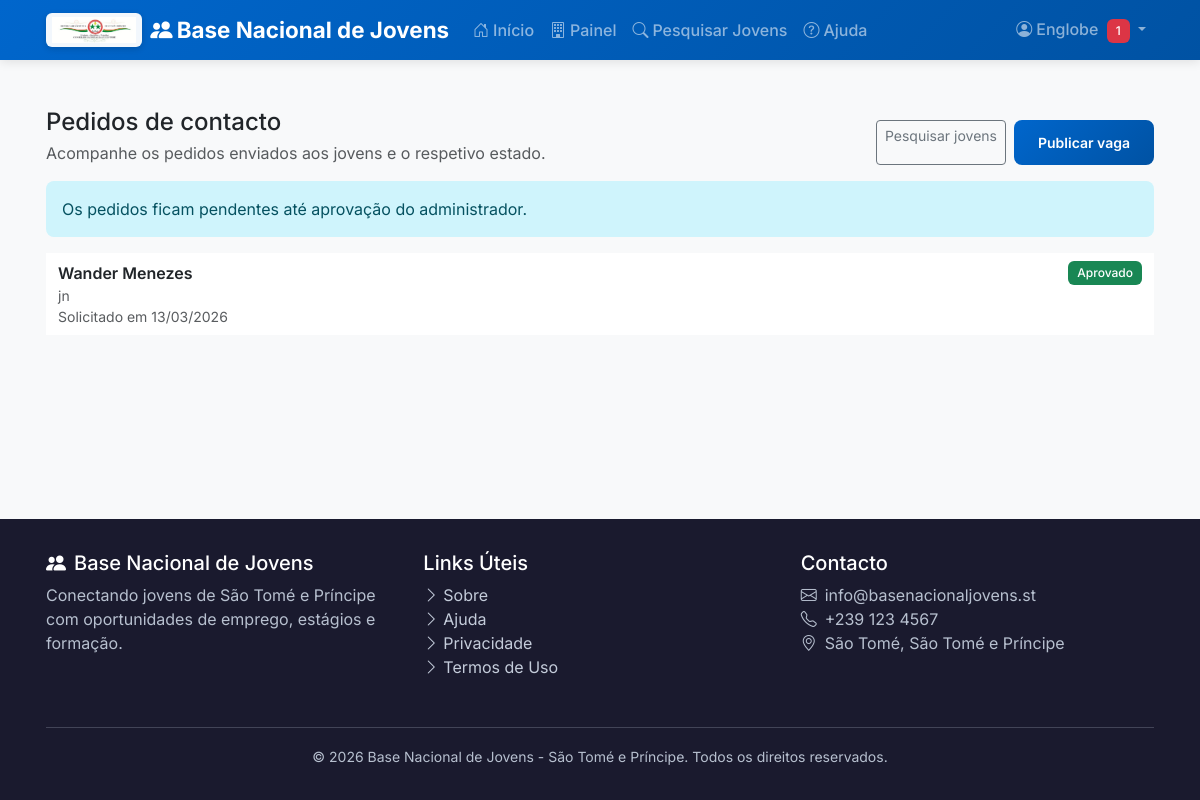
The page /companies/pedidos-contacto/ (signed in) on the database its author committed.
### accounts/models.py (models this page shows, shortened)
class User(AbstractBaseUser, PermissionsMixin):
    class ProfileType(models.TextChoices):
        JOVEM = 'JO', _('Jovem')
        OPERADOR = 'OP', _('Operador Distrital')
        EMPRESA = 'EMP', _('Empresa')
        ADMIN = 'ADM', _('Administrador')
        TECNICO = 'TEC', _('Técnico PNUD')
    email = models.EmailField(_('email address'), unique=True, blank=True, null=True)
    telefone = models.CharField(_('telefone'), max_length=20, unique=True)
    nome = models.CharField(_('nome completo'), max_length=255)
    perfil = models.CharField(
        _('perfil'),
        max_length=3,
        choices=ProfileType.choices,
        default=ProfileType.JOVEM
    )
    distrito = models.ForeignKey(
        'core.District',
        on_delete=models.SET_NULL,
        null=True,
        blank=True,
        verbose_name=_('distrito')
    )
    is_staff = models.BooleanField(_('staff status'), default=False)
    is_active = models.BooleanField(_('active'), default=True)
    is_verified = models.BooleanField(_('verificado'), default=False)
    consentimento_dados = models.BooleanField(
        _('consentimento para uso de dados'),
        default=False,
        help_text=_('Autorizo o uso dos meus dados para fins de empregabilidade')
    )
    consentimento_contacto = models.BooleanField(
        _('consentimento para contacto'),
        default=False,
        help_text=_('Autorizo ser contactado por SMS/WhatsApp/email')
    )
    data_consentimento = models.DateTimeField(null=True, blank=True)
    date_joined = models.DateTimeField(_('date joined'), default=timezone.now)
    last_login = models.DateTimeField(_('last login'), null=True, blank=True)
    nome_empresa = models.CharField(_('nome da empresa'), max_length=255, blank=True)
    nif = models.CharField(_('NIF'), max_length=20, blank=True)
    setor_empresa = models.CharField(_('setor'), max_length=100, blank=True)
    associacao_parceira = models.CharField(_('associação/parceiro'), max_length=255, blank=True)
    objects = UserManager()
    USERNAME_FIELD = 'telefone'
    REQUIRED_FIELDS = ['nome']
    class Meta:
        verbose_name = _('utilizador')
        verbose_name_plural = _('utilizadores')
        ordering = ['-date_joined']
    @property
    def is_jovem(self):
        return self.perfil == self.ProfileType.JOVEM
    @property
    def is_empresa(self):
        return self.perfil == self.ProfileType.EMPRESA
    def has_company_profile(self):
        return hasattr(self, 'company_profile')

### companies/models.py (models this page shows, shortened)
class ContactRequest(models.Model):
    ESTADO_CHOICES = [
        ('PENDENTE', _('Pendente')),
        ('APROVADO', _('Aprovado')),
        ('REJEITADO', _('Rejeitado')),
    ]
    company = models.ForeignKey(
        Company,
        on_delete=models.CASCADE,
        related_name='contact_requests',
        verbose_name=_('empresa')
    )
    youth = models.ForeignKey(
        'profiles.YouthProfile',
        on_delete=models.CASCADE,
        related_name='contact_requests',
        verbose_name=_('jovem')
    )
    motivo = models.TextField(_('motivo do contacto'))
    estado = models.CharField(
        _('estado'),
        max_length=10,
        choices=ESTADO_CHOICES,
        default='PENDENTE'
    )
    resposta_admin = models.TextField(_('resposta do admin'), blank=True)
    created_at = models.DateTimeField(_('solicitado em'), auto_now_add=True)
    responded_at = models.DateTimeField(_('respondido em'), null=True, blank=True)
    class Meta:
        verbose_name = _('pedido de contacto')
        verbose_name_plural = _('pedidos de contacto')
        ordering = ['-created_at']

### profiles/models.py (models this page shows, shortened)
class YouthProfile(models.Model):
    SEXO_CHOICES = [
        ('M', _('Masculino')),
        ('F', _('Feminino')),
        ('O', _('Outro')),
        ('N', _('Prefiro não dizer')),
    ]
    SITUACAO_CHOICES = [
        ('EMP', _('Empregado')),
        ('DES', _('Desempregado')),
        ('PEM', _('Primeiro Emprego')),
    ]
    DISPONIBILIDADE_CHOICES = [
        ('SIM', _('Sim')),
        ('NAO', _('Não')),
        ('EM_BREVE', _('Em breve')),
    ]
    OPORTUNIDADE_CHOICES = [
        ('EST', _('Estágio')),
        ('EMP', _('Emprego')),
        ('FOR', _('Formação de Curta Duração')),
        ('EMPRE', _('Empreendedorismo')),
    ]
    user = models.OneToOneField(
        settings.AUTH_USER_MODEL,
        on_delete=models.CASCADE,
        related_name='youth_profile',
        verbose_name=_('utilizador')
    )
    data_nascimento = models.DateField(_('data de nascimento'), null=True, blank=True)
    sexo = models.CharField(_('sexo'), max_length=1, choices=SEXO_CHOICES, blank=True)
    localidade = models.CharField(_('localidade'), max_length=255, blank=True)
    contacto_alternativo = models.CharField(_('contacto alternativo'), max_length=255, blank=True)
    situacao_atual = models.CharField(
        _('situação atual'),
        max_length=3,
        choices=SITUACAO_CHOICES,
        default='DES'
    )
    disponibilidade = models.CharField(
        _('disponibilidade imediata'),
        max_length=10,
        choices=DISPONIBILIDADE_CHOICES,
        default='SIM'
    )
    interesse_setorial = models.JSONField(
        _('setores de interesse'),
        default=list,
        blank=True
    )
    preferencia_oportunidade = models.CharField(
        _('preferência de oportunidade'),
        max_length=5,
        choices=OPORTUNIDADE_CHOICES,
        default='EMP'
    )
    sobre = models.TextField(_('sobre mim'), blank=True, help_text=_('Breve descrição sobre ti'))
    photo = models.ImageField(
        _('foto de perfil'),
        upload_to='youth_avatars/',
        null=True,
        blank=True
    )
    completo = models.BooleanField(_('perfil completo'), default=False)
    validado = models.BooleanField(_('validado'), default=False)
    visivel = models.BooleanField(_('visível para empresas'), default=True)
    consentimento_sms = models.BooleanField(_('consentimento para contacto por SMS'), default=False)
    consentimento_whatsapp = models.BooleanField(_('consentimento para contacto por WhatsApp'), default=False)
    consentimento_email = models.BooleanField(_('consentimento para contacto por Email'), default=False)
    created_at = models.DateTimeField(_('criado em'), auto_now_add=True)
    updated_at = models.DateTimeField(_('atualizado em'), auto_now=True)
    wizard_step = models.IntegerField(_('passo do wizard'), default=1)
    wizard_data = models.JSONField(_('dados temporários do wizard'), default=dict, blank=True)
    class Meta:
        verbose_name = _('perfil de jovem')
        verbose_name_plural = _('perfis de jovens')
        ordering = ['-created_at']

### companies/views.py (the view)
# urls.py: path('pedidos-contacto/', views.contact_request_list, name='contact_request_list'),
@login_required
def contact_request_list(request):
    if not (request.user.is_empresa and request.user.has_company_profile()):
        messages.error(request, _('Acesso negado.'))
        return redirect('home')
    pedidos = request.user.company_profile.contact_requests.select_related('youth', 'youth__user').all()
    context = {
        'pedidos': pedidos
    }
    return render(request, 'companies/contact_request_page.html', context)

### templates/companies/contact_request_page.html (shortened to what this page needs)
{% extends 'base/base.html' %}
{% block content %}
<div class="container py-5">
  <div class="d-flex flex-wrap justify-content-between align-items-end gap-2 mb-3">
    <div>
      <h4 class="mb-1">Pedidos de contacto</h4>
      <p class="text-muted mb-0">Acompanhe os pedidos enviados aos jovens e o respetivo estado.</p>
    </div>
    <div class="d-flex gap-2">
      <a href="{% url 'companies:search_youth' %}" class="btn btn-outline-secondary btn-sm">Pesquisar jovens</a>
      <a href="{% url 'companies:job_create' %}" class="btn btn-primary btn-sm">Publicar vaga</a>
    </div>
  </div>
  <div class="alert alert-info">Os pedidos ficam pendentes até aprovação do administrador.</div>
  {% include 'companies/contact_request_list.html' %}
</div>
{% endblock %}

### templates/base/base.html (shortened to what this page needs)
<!DOCTYPE html>
<html lang="pt-pt">
{% load static %}
{% load form_tags %}
<head>
    <link href="https://cdn.jsdelivr.net/npm/bootstrap@5.3.2/dist/css/bootstrap.min.css" rel="stylesheet">
    <link href="https://cdn.jsdelivr.net/npm/bootstrap-icons@1.11.1/font/bootstrap-icons.css" rel="stylesheet">
    <link rel="stylesheet" href="{% static 'css/main.css' %}">
</head>
<body>
    <nav class="navbar navbar-expand-lg navbar-dark">
        <div class="container">
            <a class="navbar-brand d-flex align-items-center gap-2" href="{% url 'home' %}">
                <img src="{% static 'img/cnj_logo.jpg' %}" alt="CNJ" class="navbar-logo">
                <span><i class="bi bi-people-fill me-1"></i>Base Nacional de Jovens</span>
            </a>
            <div class="collapse navbar-collapse" id="navbarNav">
                <ul class="navbar-nav me-auto">
                    <li class="nav-item">
                        <a class="nav-link" href="{% url 'home' %}">
                            <i class="bi bi-house-door me-1"></i>Início
                        </a>
                    </li>
                    {% if user.is_authenticated %}
                        {% if user.is_jovem %}
                            {% if user_has_profile %}
                                <li class="nav-item">
                                    <a class="nav-link" href="{% url 'profiles:detail' %}">
                                        <i class="bi bi-person me-1"></i>Meu Perfil
                                    </a>
                                </li>
                                <li class="nav-item">
                                    <a class="nav-link" href="{% url 'profiles:available_jobs' %}">
                                        <i class="bi bi-briefcase me-1"></i>Vagas Disponíveis
                                    </a>
                                </li>
                            {% else %}
                                <li class="nav-item">
                                    <a class="nav-link" href="{% url 'profiles:wizard' %}">
                                        <i class="bi bi-person-plus me-1"></i>Completar Perfil
                                    </a>
                                </li>
                            {% endif %}
                        {% elif user.is_empresa %}
                            <li class="nav-item">
                                <a class="nav-link" href="{% url 'companies:dashboard' %}">
                                    <i class="bi bi-building me-1"></i>Painel
                                </a>
                            </li>
                            <li class="nav-item">
                                <a class="nav-link" href="{% url 'companies:search_youth' %}">
                                    <i class="bi bi-search me-1"></i>Pesquisar Jovens
                                </a>
                            </li>
                        {% elif user.is_admin %}
                            <li class="nav-item">
                                <a class="nav-link" href="{% url 'dashboard:admin' %}">
                                    <i class="bi bi-speedometer2 me-1"></i>Admin
                                </a>
                            </li>
                        {% elif user.is_tecnico %}
                            <li class="nav-item">
                                <a class="nav-link" href="{% url 'dashboard:tecnico' %}">
                                    <i class="bi bi-graph-up me-1"></i>Dashboard
                                </a>
                            </li>
                        {% endif %}
                    {% else %}
                        <li class="nav-item">
                            <a class="nav-link" href="{% url 'accounts:login' %}?next={% url 'profiles:available_jobs' %}">
                                <i class="bi bi-briefcase me-1"></i>Vagas Disponíveis
                            </a>
                        </li>
                    {% endif %}
                    <li class="nav-item">
                        <a class="nav-link" href="{% url 'help' %}">
                            <i class="bi bi-question-circle me-1"></i>Ajuda
                        </a>
                    </li>
                </ul>
                <ul class="navbar-nav">
                    {% if user.is_authenticated %}
                        <li class="nav-item dropdown">
                            <a class="nav-link dropdown-toggle" href="#" id="userDropdown" role="button" data-bs-toggle="dropdown">
                                <i class="bi bi-person-circle me-1"></i>{{ user.nome|truncatechars:20 }}
                                {% if unread_notifications_count > 0 %}
                                    <span class="badge bg-danger ms-1">{{ unread_notifications_count }}</span>
                                {% endif %}
                            </a>
                        </li>
                    {% endif %}
                </ul>
            </div>
        </div>
    </nav>
    <main>
        {% block content %}{% endblock %}
    </main>
    <footer class="footer">
        <div class="container">
            <div class="row">
                <div class="col-md-4 mb-3">
                    <h5><i class="bi bi-people-fill me-2"></i>Base Nacional de Jovens</h5>
                    <p class="text-footer">Conectando jovens de São Tomé e Príncipe com oportunidades de emprego, estágios e formação.</p>
                </div>
                <div class="col-md-4 mb-3">
                    <h5>Links Úteis</h5>
                    <ul class="list-unstyled">
                        <li><a href="{% url 'about' %}"><i class="bi bi-chevron-right me-1"></i>Sobre</a></li>
                        <li><a href="{% url 'help' %}"><i class="bi bi-chevron-right me-1"></i>Ajuda</a></li>
                        <li><a href="{% url 'privacy' %}"><i class="bi bi-chevron-right me-1"></i>Privacidade</a></li>
                        <li><a href="{% url 'terms' %}"><i class="bi bi-chevron-right me-1"></i>Termos de Uso</a></li>
                    </ul>
                </div>
                <div class="col-md-4 mb-3">
                    <h5>Contacto</h5>
                    <p class="text-footer">
                        <i class="bi bi-envelope me-2"></i>info@basenacionaljovens.st<br>
                        <i class="bi bi-telephone me-2"></i>+239 123 4567<br>
                        <i class="bi bi-geo-alt me-2"></i>São Tomé, São Tomé e Príncipe
                    </p>
                </div>
            </div>
            <hr class="my-3">
            <div class="text-center text-footer">
                <small>&copy; {% now "Y" %} Base Nacional de Jovens - São Tomé e Príncipe. Todos os direitos reservados.</small>
            </div>
        </div>
    </footer>
</body>
</html>

### templates/companies/contact_request_list.html (shortened to what this page needs)
{% if pedidos %}
  <ul class="list-group list-group-flush mb-0">
    {% for r in pedidos %}
      <li class="list-group-item d-flex justify-content-between align-items-start">
        <div class="me-3">
          <div class="fw-semibold">{{ r.youth.user.nome }}</div>
          <div class="small text-muted">{{ r.motivo|truncatechars:120 }}</div>
          <div class="small text-muted">Solicitado em {{ r.created_at|date:"d/m/Y" }}</div>
        </div>
        <span class="badge {% if r.estado == 'PENDENTE' %}bg-warning text-dark{% elif r.estado == 'APROVADO' %}bg-success{% else %}bg-danger{% endif %}">
          {{ r.get_estado_display }}
        </span>
      </li>
    {% endfor %}
  </ul>
{% else %}
  <div class="alert alert-info mb-0">Sem pedidos.</div>
{% endif %}

### rows shown on the page
User: nome "Englobe"
ContactRequest: youth.user.nome "Wander Menezes", motivo "jn", created_at "13/03/2026", estado "Aprovado"

### other values the page prints
{{ unread_notifications_count }} "1"
